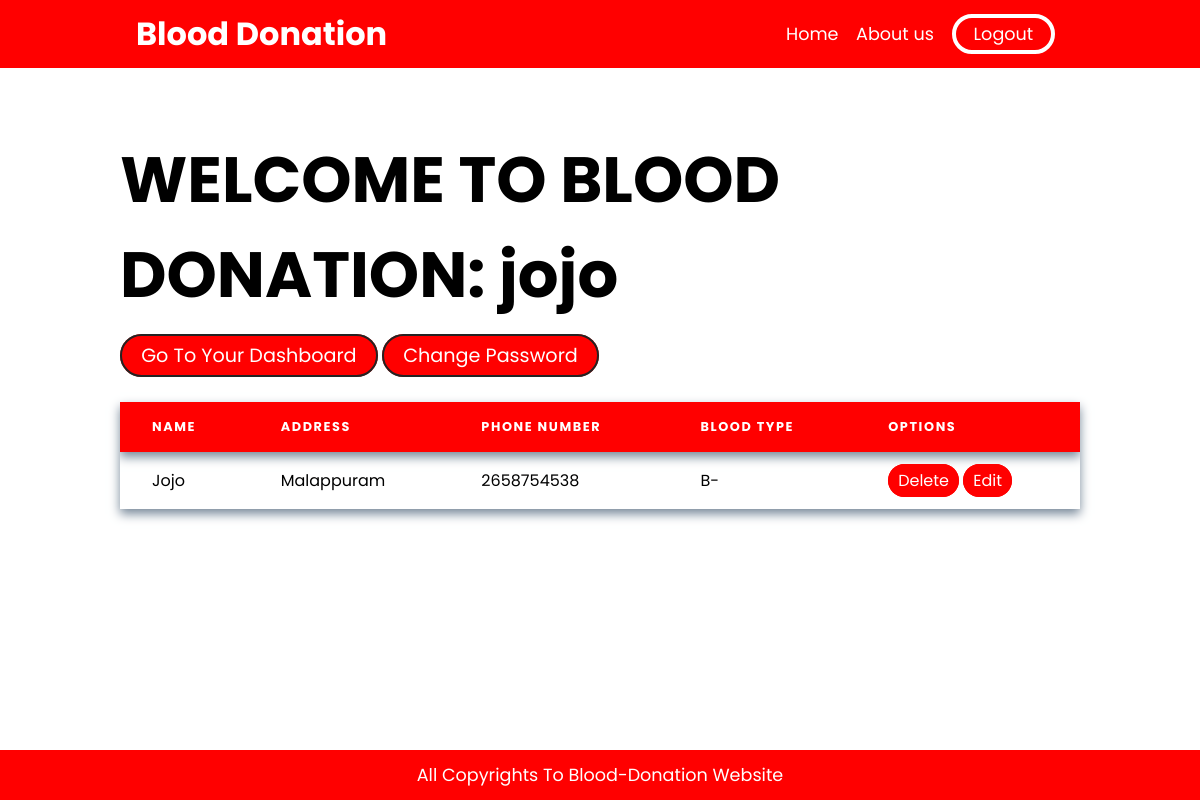
The app's page /profile.php (signed in) with its own data.
### tables this page shows
CREATE TABLE `users` (
  `id` int(11) NOT NULL,
  `name` varchar(250) NOT NULL,
  `address` varchar(250) NOT NULL,
  `type` varchar(250) NOT NULL,
  `phone` varchar(250) NOT NULL,
  `password` varchar(250) NOT NULL,
  `date` varchar(300) NOT NULL
);

### profile.php (the view, shortened to what this page needs)
<?php
require("db.php");
$id = $_SESSION['id'];
$sql = "SELECT * FROM `users` WHERE id='$id'";
$result = mysqli_query($db, $sql);
?>
<!DOCTYPE html>
<html lang="en">
<head>
    <link rel="stylesheet" href="profile.css">
</head>
<body>
    <nav>
        <div class="container">
            <h1> <a href="index.php"> blood donation</a></h1>
            <ul id="nav">
                <li><a href="index.php">Home</a></li>
                <li><a href="about.php">About us</a></li>
                <li><a href="logout.php" class="logout">Logout</a></li>
            </ul>
        </div>
    </nav>
    <div class="fpara">
        <h1>WELCOME TO BLOOD DONATION: <?php echo  $_SESSION['name']  ?></h1>
        <div class="btns">
            <a href="dashboard.php">Go to your dashboard</a>
            <a href="changePassword.php">Change password</a>
        </div>
    </div>
    <div class="box">
        <table>
            <thead>
                <tr>
                    <th>name</th>
                    <th>address</th>
                    <th>phone number</th>
                    <th>Blood type</th>
                    <th>options</th>
                </tr>
            </thead>
            <tbody>
                <?Php foreach ($result as $result) {
                ?>
                    <tr>
                        <td><?php echo $result['name'] ?></td>
                        <td><?php echo $result['address'] ?></td>
                        <td><?php echo $result['phone'] ?></td>
                        <td><?php echo $result['type'] ?></td>
                        <td><a href="delete.php">delete</a>
                            <a href=" edit.php?id=<?php echo $result['id'] ?>">edit</a>
                        </td>
                    </tr>
                <?php
                } ?>
            </tbody>
        </table>
    </div>
    <footer>
        <p>all copyrights to blood-donation website</p>
    </footer>
</body>
</html>

### profile.css (style rules this page uses)
* { margin: 0; padding: 0; box-sizing: border-box; font-family: 'Poppins', sans-serif; }
nav { display: flex; align-items: center; justify-content: center; color: white; background-color: red; }
.container { width: 80%; padding: 1em; height: 68px; display: flex; align-items: center; justify-content: space-between; }
.container h1 a { text-transform: capitalize; font-size: 2rem; text-decoration: none; color: white; }
#nav { display: flex; align-items: center; justify-content: space-between; list-style: none; }
ul li a { text-decoration: none; margin: .5em; color: white; font-size: 1.1rem; transition: ease-in; }
.logout { border: 4px solid white; border-radius: 20px; text-align: center; padding: 4px 18px; }
.fpara { width: 80%; margin: auto; margin-top: 4em; }
.fpara h1 { font-size: 4rem; margin-bottom: .3em; }
.btns a { border: 2px solid rgb(36, 35, 35); padding: .3em 1em; margin: 1em 0; border-radius: 25px; font-size: 1.2rem; background-color: red; color: white; text-decoration: none; text-transform: capitalize; }
.box { width: 80%; margin: auto; margin-bottom: 4em; }
table { border-collapse: collapse; width: 100%; margin-top: 2em; text-align: left; box-shadow: 0 5px 10px lightslategray; overflow: hidden; margin-bottom: 4em; }
table thead { background-color: red; color: white; box-shadow: 0 5px 10px lightslategray; }
table thead th { padding: 1rem 2rem; letter-spacing: 0.1rem; text-transform: uppercase; font-weight: bold; font-size: 0.8rem; }
table tbody td { padding: 1rem 2rem; text-transform: capitalize; }
table tbody td a { border: 2px solid red; text-decoration: none; border-radius: 25px; padding: .2em .5em; background-color: red; color: white; outline: none; }
footer { display: flex; align-items: center; justify-content: center; height: 50px; width: 100%; color: white; background-color: red; position: fixed; bottom: 0; text-transform: capitalize; font-size: 1.1rem; }

### records on screen
users: name "Jojo", address "Malappuram", phone "2658754538", type "B-"

### other values on screen
$_SESSION['name'] "jojo"
